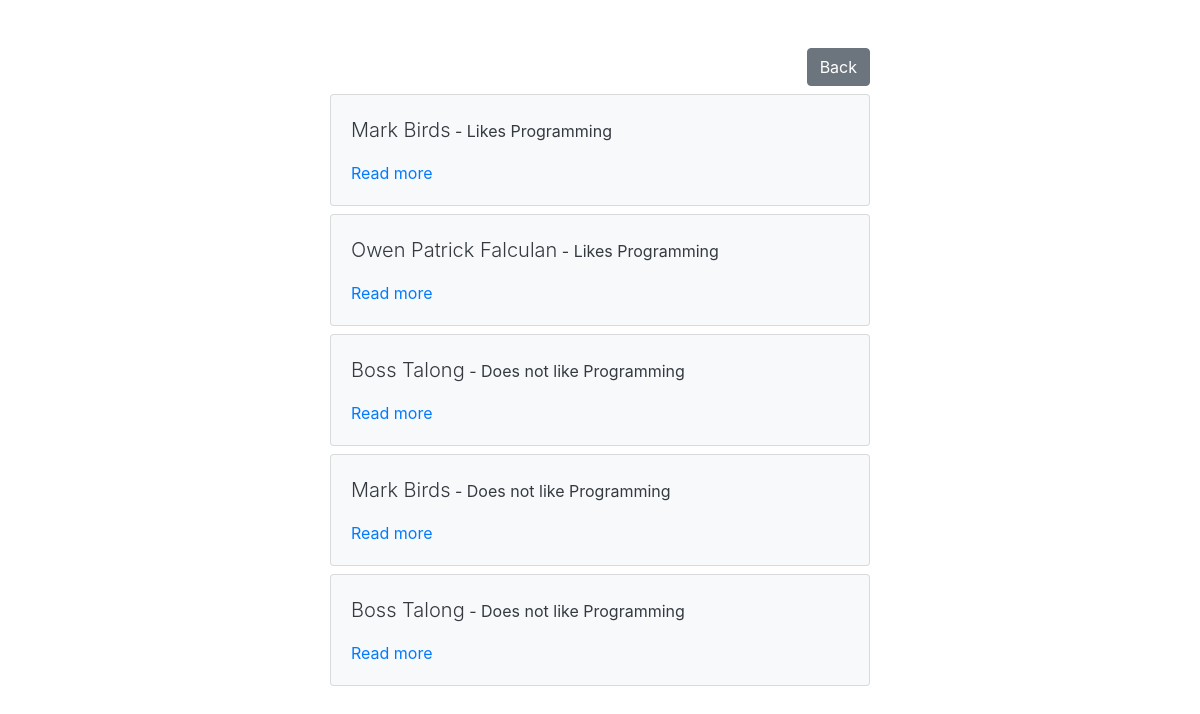
Page /django_forms/read/ on the committed database.
### raw_forms/models.py (models this page shows, shortened)
class RawForm(models.Model):
    name = models.CharField(
        max_length=50,
        verbose_name="Name",
        )
    age = models.IntegerField(
        verbose_name="Age",
        validators=[MinValueValidator(0), MaxValueValidator(100)]
        )
    email = models.EmailField(
        null=True,
        blank=True,
        unique=True,
        verbose_name="Email",
        )
    birthday = models.DateField(verbose_name="Birthday")
    language = models.CharField(
        null=True,
        blank=True,
        max_length=50,
        verbose_name="Favorite Programming language",
        )
    programmer = models.BooleanField(default=False,verbose_name="Likes Programming or not?")

### django_forms/views.py (the view)
# urls.py: path('read/',views.read,name='read'),
def read(request):
    objects = RawForm.objects.all()
    context = {
        "forms": objects
    }
    return render(request,'django_forms/read.html',context)

### templates/django_forms/read.html (shortened to what this page needs)
{% extends 'base.html' %}
{% block content %}
<div class="text-right mb-2">
    <a href="{% url 'django_forms:index' %}" class="btn btn-secondary" role="button">Back</a>
</div>
{% for record in forms %}
<div class="card bg-light text-dark my-2">
    <div class="card-body">
        <p><span class="lead">{{ record.name }}</span>
            {% if record.programmer == True %}
            <span> - Likes Programming</span>
            {% else %}
            <span> - Does not like Programming</span>
            {% endif %}
        </p>
        <a href="{% url 'django_forms:read_details' record.id %}">Read more</a>
    </div>
</div>
{% endfor %}
{% endblock %}

### rows in the picture
RawForm: name "Mark Birds", programmer "- Likes Programming"
RawForm: name "Owen Patrick Falculan", programmer "- Likes Programming"
RawForm: name "Boss Talong", programmer "- Does not like Programming"
RawForm: name "Mark Birds", programmer "- Does not like Programming"
RawForm: name "Boss Talong", programmer "- Does not like Programming"
